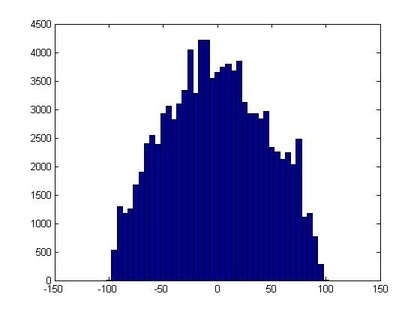
%> input picture patternRecognition/homework#1/100000.jpg, 420 x 315 px, shrunk from 560 x 420 before the run
$ octave MaximizeEntropyThreshold.m   (GNU Octave 9; MATLAB toolbox functions it lacks are replaced by stand-ins)
%> lines starting %> are read from the running program, lines starting %| are printed output that depends on the picture; in (x1, y1, x2, y2) boxes, pixels count from 0 and x2, y2 are one past the last pixel; in counts of white or black regions, pixels touching at a corner belong together; the program's own positions count from 1
% 本脚本是最大熵阈值选取的方法，为了减少对灰度值的便利，
% 采用对分布直方图中谷底作为阈值获选点
% 作者： 523814299@qq.com
% 时间： 2015-12

% 读取并显示图片
[f,p]=uigetfile('*.pgm;*.jpg;*.jpeg;*.tif;*.tiff;*.bmp;*.png;*.hdf;*.pcx;*.xwd','choose image');
%> the answer given: ../patternRecognition/homework#1/100000.jpg
imna=f;
a=imread(fullfile(p,f));
%> a is the input picture: size 315x420x3 uint8; mean R, G, B 191.5, 191.5, 219.1

%将彩色突变变为灰度图
bgray=rgb2gray(a);
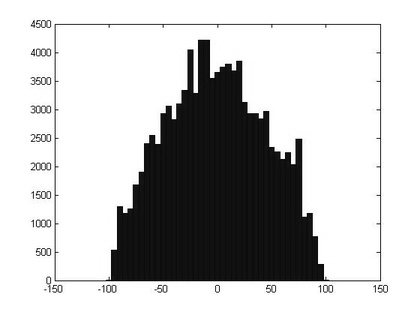
%> bgray: size 315x420 uint8; min 0, max 255, mean 194.6
figure(1);
imshow(bgray);
xlabel('灰度图像');

%获取图像数据的直方图
count=imhist(bgray);
%> count = 256 values, max 85284 at index 256, min 0 at index 43, mean 516.8
figure(2);
imhist(bgray);
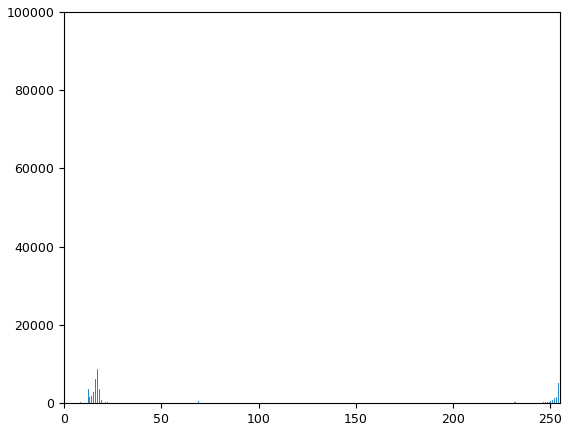
%> figure redrawn from the program's plot data; highest point at x = 255, y = 85284
[m,n]=size(bgray);
%> m = 315; n = 420
N=m*n;
%> N = 132300
L=256;
count=count/N;
%> count = 256 values, max 0.645 at index 256, min 0 at index 43, mean 0.00391

%查找概率不为0的灰度值
for i=1:L
    if count(i)~=0
        st=i-1;
        break;
    end
end
%> after the loop, st = 0
for i=L:-1:1
    if count(i)~=0
        nd=i-1;
        break;
    end
end
%> after the loop, nd = 255

f=count(st+1:nd+1);   %f是每个灰度出现的概率
%> f has the same summary as count
size(f);
E=[];
for Th=st:nd-1    %设定初始分割阈值为Th
    av1=0;
    av2=0;
    Pth = sum(count(1:Th+1));  %%第一类的平均相对熵为
    for i=0:Th
        av1=av1-count(i+1)/Pth*log(count(i+1)/Pth+0.00001);
    end

    %%第二类的平均相对熵为
    for i=Th+1:L-1
        av2=av2-count(i+1)/(1-Pth)*log(count(i+1)/(1-Pth)+0.00001);
    end
    E(Th-st+1)=av1+av2;
end
%> this loop made 255 passes
%> Pth on passes 1 to 3: 3.02e-05, 6.8e-05, 0.000113
%> after the loop, E = 255 values, max 3.79 at index 12, min 1.76 at index 1, mean 3.21
position=find(E==(max(E)));
%> position = 12
%选取最大的熵
th = st+position-1;
%> th = 11
disp(['最大熵选取阈值为: ' int2str(th)]);
%| 最大熵选取阈值为: 11
for i=1:m
    for j=1:n
        if bgray(i,j)>th
            bgray(i,j)=255;
        else
            bgray(i,j)=0;
        end
    end
end
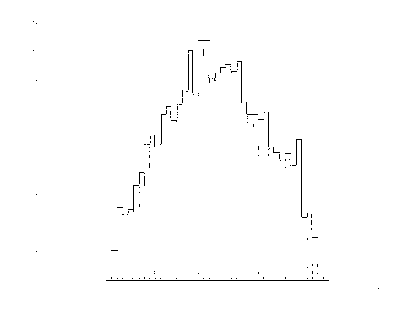
%> bgray: size 315x420 uint8; 99.3% white; black in thin lines or dots, all inside (x1, y1, x2, y2) = (33, 21, 379, 289)

figure(3);
imshow(bgray);
%显示最终二值化图像
 xlabel('最终二值化图像');
